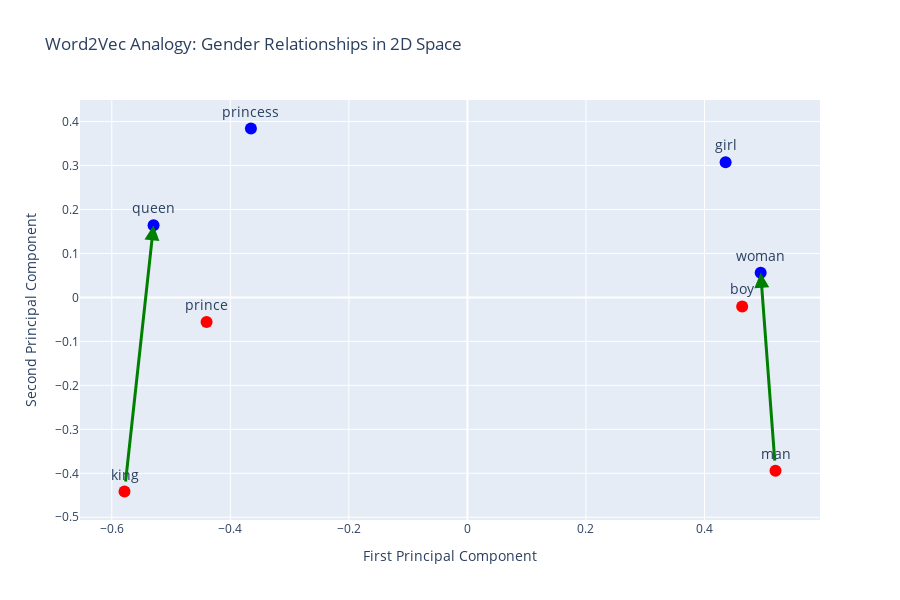

The notebook cell this image was saved under:
### Markdown cell above
## Step 5: Visualizing Vector Relationships

Let's create a 2D visualization to see how these analogical relationships work geometrically in vector space.

### Code cell
# Visualize the analogy in 2D space
analogy_words = ["man", "woman", "king", "queen", "boy", "girl", "prince", "princess"]

print("🎨 Visualizing Gender Relationships in 2D Vector Space")
print("Words to plot:", analogy_words)

# Get vectors and reduce to 2D using PCA
analogy_vectors = word2vec_model.embeddings(analogy_words)
pca = PCA(n_components=2, random_state=42)
vectors_2d = pca.fit_transform(analogy_vectors)

# Create interactive plot
fig = go.Figure()

# Color-code by gender
colors = ['red' if word in ['man', 'boy', 'king', 'prince'] else 'blue' 
          for word in analogy_words]

fig.add_trace(go.Scatter(
    x=vectors_2d[:, 0],
    y=vectors_2d[:, 1],
    mode='markers+text',
    marker=dict(size=12, color=colors),
    text=analogy_words,
    textposition="top center",
    textfont=dict(size=14),
    name='Words'
))

# Draw arrows to show relationships
king_idx = analogy_words.index('king')
queen_idx = analogy_words.index('queen')
man_idx = analogy_words.index('man') 
woman_idx = analogy_words.index('woman')

# King -> Queen arrow
fig.add_annotation(
    x=vectors_2d[queen_idx, 0], y=vectors_2d[queen_idx, 1],
    ax=vectors_2d[king_idx, 0], ay=vectors_2d[king_idx, 1],
    xref="x", yref="y", axref="x", ayref="y",
    arrowhead=2, arrowsize=1, arrowwidth=3, arrowcolor="green"
)

# Man -> Woman arrow
fig.add_annotation(
    x=vectors_2d[woman_idx, 0], y=vectors_2d[woman_idx, 1],
    ax=vectors_2d[man_idx, 0], ay=vectors_2d[man_idx, 1],
    xref="x", yref="y", axref="x", ayref="y",
    arrowhead=2, arrowsize=1, arrowwidth=3, arrowcolor="green"
)

fig.update_layout(
    title="Word2Vec Analogy: Gender Relationships in 2D Space",
    xaxis_title="First Principal Component", 
    yaxis_title="Second Principal Component",
    height=600,
    showlegend=False
)

fig.show()

print("🎯 Notice the parallel arrows (green)!")
print("   The vector from 'king' to 'queen' is parallel to 'man' to 'woman'")
print("   This geometric relationship enables analogical reasoning")

### Figure 1 — Plotly figure (JSON) as saved in the notebook; plotly's stock layout.template omitted (floating-point values rounded to 4 significant figures)
{"data": [{"marker": {"color": ["red", "blue", "red", "blue", "red", "blue", "red", "blue"], "size": 12}, "mode": "markers+text", "name": "Words", "text": ["man", "woman", "king", "queen", "boy", "girl", "prince", "princess"], "textfont": {"size": 14}, "textposition": "top center", "type": "scatter", "x": [0.5197, 0.4947, -0.5786, -0.5295, 0.4635, 0.4355, -0.4401, -0.3653], "y": [-0.394, 0.05618, -0.4414, 0.1641, -0.02058, 0.3073, -0.05588, 0.3843]}], "layout": {"annotations": [{"arrowcolor": "green", "arrowhead": 2, "arrowsize": 1, "arrowwidth": 3, "ax": -0.5786, "axref": "x", "ay": -0.4414, "ayref": "y", "x": -0.5295, "xref": "x", "y": 0.1641, "yref": "y"}, {"arrowcolor": "green", "arrowhead": 2, "arrowsize": 1, "arrowwidth": 3, "ax": 0.5197, "axref": "x", "ay": -0.394, "ayref": "y", "x": 0.4947, "xref": "x", "y": 0.05618, "yref": "y"}], "height": 600, "showlegend": false, "title": {"text": "Word2Vec Analogy: Gender Relationships in 2D Space"}, "xaxis": {"title": {"text": "First Principal Component"}}, "yaxis": {"title": {"text": "Second Principal Component"}}}}
